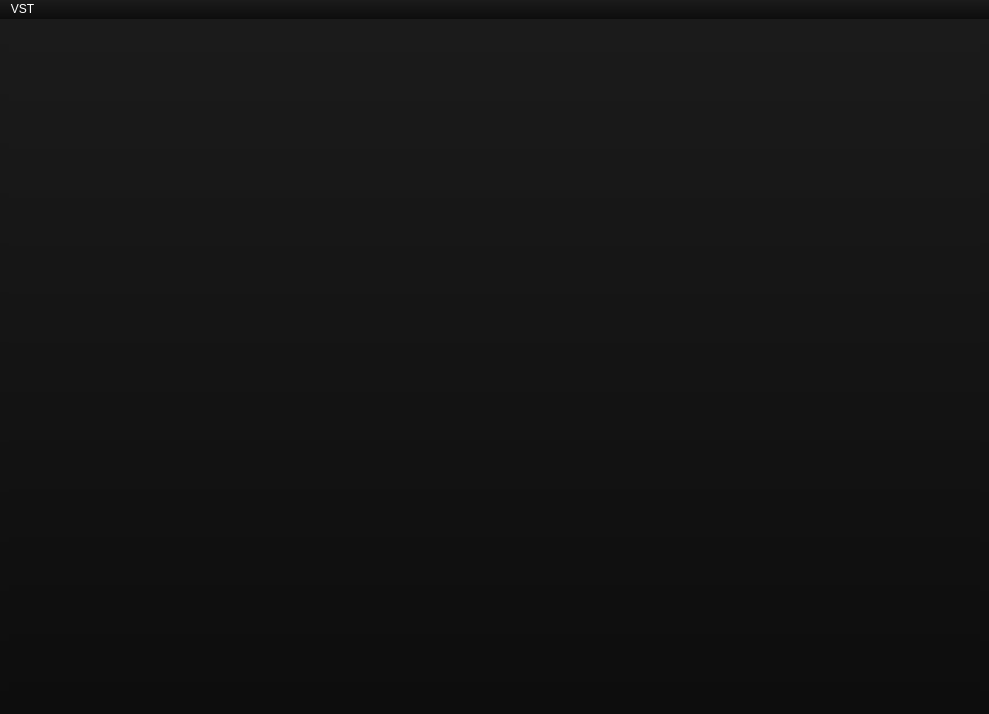
<?xml version="1.0" encoding="UTF-8"?>
<ui version="4.0">
 <class>VSTWindow</class>
 <widget class="QMainWindow" name="VSTWindow">
  <property name="geometry">
   <rect>
    <x>0</x>
    <y>0</y>
    <width>989</width>
    <height>714</height>
   </rect>
  </property>
  <property name="windowTitle">
   <string>VST</string>
  </property>
  <property name="styleSheet">
   <string notr="true">background-color: qlineargradient(spread:pad, x1:0.5, y1:1, x2:0.5, y2:0, stop:0 rgba(13, 13, 13, 255), stop:1 rgba(27, 27, 27, 255));

color: white;</string>
  </property>
  <widget class="QWidget" name="centralwidget">
   <layout class="QVBoxLayout" name="verticalLayout">
    <item>
     <widget class="QWidget" name="widget" native="true"/>
    </item>
   </layout>
  </widget>
  <widget class="QMenuBar" name="menubar">
   <property name="geometry">
    <rect>
     <x>0</x>
     <y>0</y>
     <width>989</width>
     <height>30</height>
    </rect>
   </property>
   <property name="styleSheet">
    <string notr="true">QMenuBar::item:selected
{
	background-color: rgb(89, 89, 89);
}</string>
   </property>
   <widget class="QMenu" name="menu">
    <property name="styleSheet">
     <string notr="true">QMenu::item:selected
{
	background-color: rgb(89, 89, 89);
}</string>
    </property>
    <property name="title">
     <string>VST</string>
    </property>
    <addaction name="actionUnload"/>
   </widget>
   <addaction name="menu"/>
  </widget>
  <action name="actionUnload">
   <property name="text">
    <string>Unload</string>
   </property>
  </action>
 </widget>
 <resources/>
 <connections/>
</ui>
